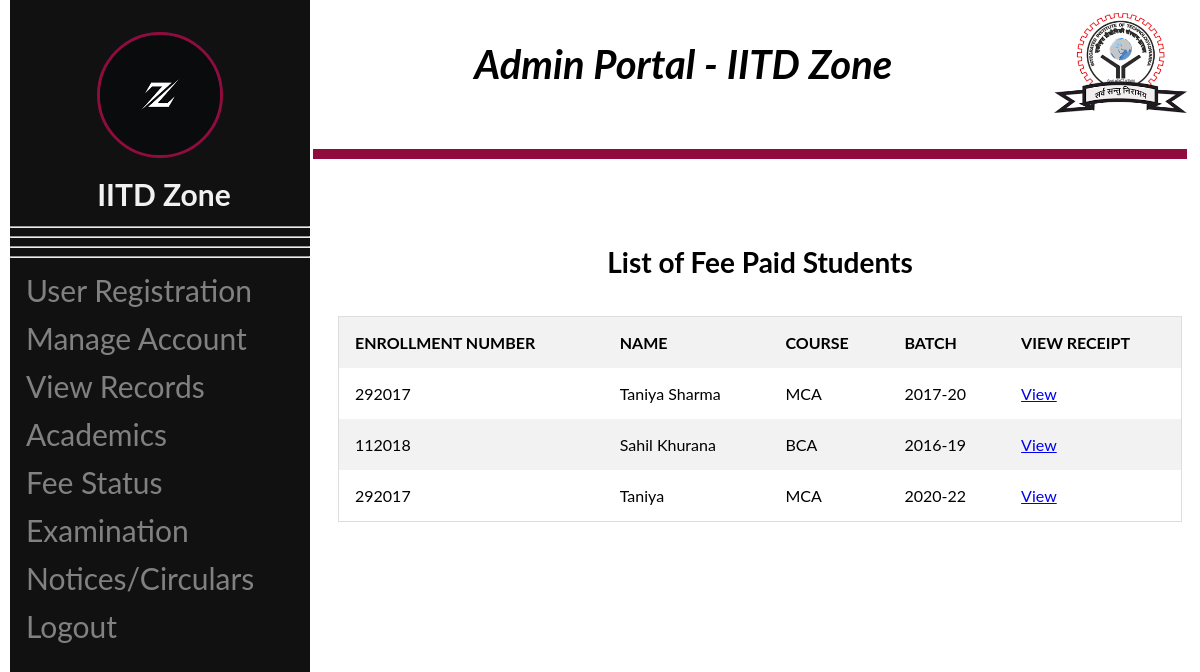
The app's page /paid.php with its own data.
### tables this page shows
CREATE TABLE `fees` (
  `id` int(50) NOT NULL,
  `enroll` varchar(50) NOT NULL,
  `name` varchar(50) NOT NULL,
  `batch` varchar(50) NOT NULL,
  `course` varchar(50) NOT NULL,
  `year` varchar(50) NOT NULL,
  `file` varchar(50) NOT NULL,
  `type` varchar(50) NOT NULL,
  `loc` varchar(50) NOT NULL
);

### paid.php (the view, shortened to what this page needs)
<html>
<head>
</head>
<body>
<?php
include("adminhome.php"); ?>
<div class="main">
<?php
echo"<br>";
$servername = "localhost";
$username = "root";
$password = "";
$database = "campus";
$conn = new mysqli($servername, $username, $password, $database);
if ($conn->connect_error)
{
    die("Connection failed: " . $conn->connect_error);
}
else
{
$sql = "SELECT * FROM `fees`";
$res = mysqli_query($conn, $sql);
echo "<h4><center>List of Fee Paid Students</center></h4>";
echo "<table><tr><th> ENROLLMENT NUMBER</th><th> NAME</th><th>COURSE</th><th>BATCH</th><th>VIEW RECEIPT</th></tr>";
while ($r = mysqli_fetch_assoc($res))
{
echo "<td>" .$r["enroll"]. "</td>";
echo "<td>" .$r["name"]. "</td>";
echo "<td>" .$r["course"]."</td> ";
echo "<td>" .$r["batch"]."</td> ";
?>
<td><a href="<?php echo $r['loc']; ?>" target="_blank">View</a></td></tr>
<?php
}
echo "</table>";
}
?>
</div>
</body>
</html>

### paid.php (style rules this page uses)
table { border-collapse: collapse; border-spacing: 0; width: 100%; border: 1px solid #ddd; }
th, td { text-align: left; padding: 16px; }
tr:nth-child(odd) { background-color: #f2f2f2; }

### adminhome.php (style rules this page uses)
body { font-family: "Lato", sans-serif; }
.main { margin-left: 320px; font-size: 28px; padding: 0px 10px; }

### records on screen
fees: enroll "292017", name "Taniya Sharma", course "MCA", batch "2017-20"
fees: enroll "112018", name "Sahil Khurana", course "BCA", batch "2016-19"
fees: enroll "292017", name "Taniya", course "MCA", batch "2020-22"
